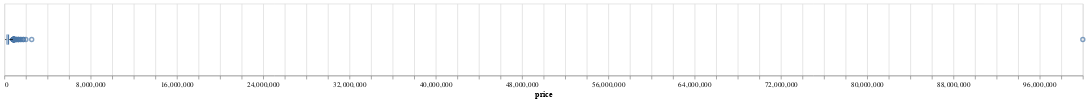

Notebook source saved alongside this figure:
### Markdown cell above
### Variable lists

### Code cell
# Mit 100M+ Outlier
alt.Chart(df_pred_resp).mark_boxplot().encode(
    x=alt.X("price:Q").scale(zero=False)
    ).properties(width=1500, height=100)

### Figure 1 — Vega-Lite specification as saved in the notebook (floating-point values rounded to 4 significant figures; data arrays with more than 128 entries replaced by an {"elided": "..."} marker saying what was removed)
{"config": {"view": {"continuousWidth": 300, "continuousHeight": 300}}, "data": {"name": "data-854973dcdbce515baa1820a992a6e790"}, "mark": {"type": "boxplot"}, "encoding": {"x": {"field": "price", "scale": {"zero": false}, "type": "quantitative"}}, "height": 100, "width": 1500, "$schema": "https://vega.github.io/schema/vega-lite/v5.16.3.json", "datasets": {"data-854973dcdbce515baa1820a992a6e790": {"elided": "948 records"}}}
